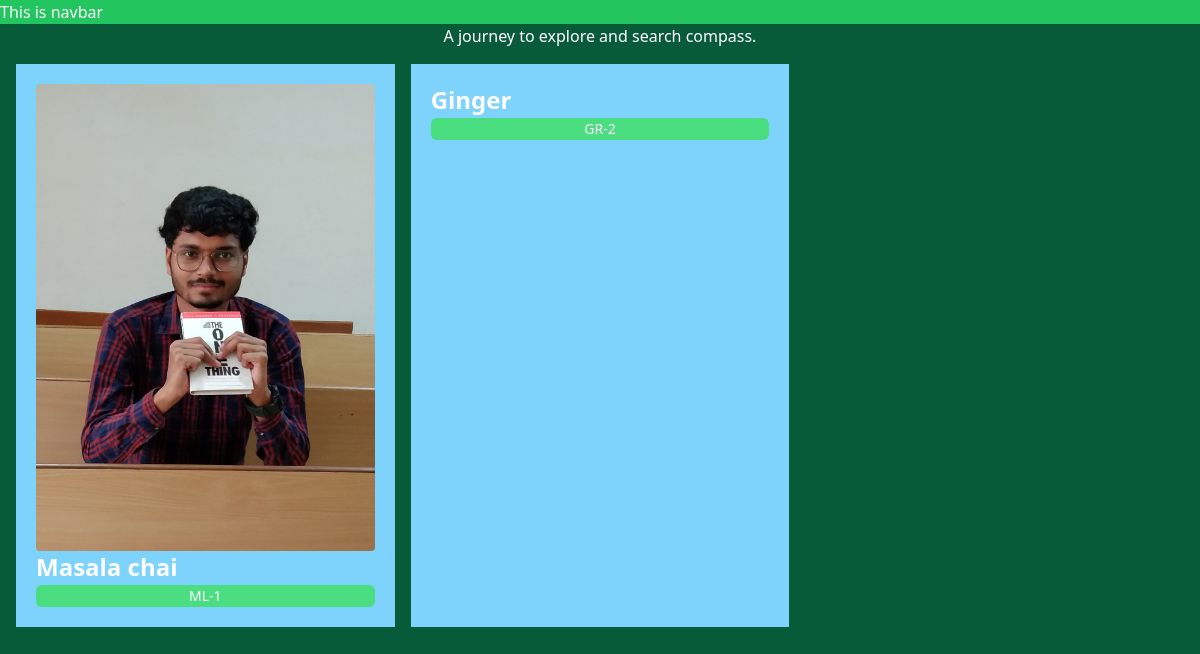
/explore/, run on the app's committed database.
### explore/models.py (models this page shows, shortened)
class ChaiVariety(models.Model):
  CHAI_TYPE_CHOICE=[
    ('ML','MASALA'),
    ('GR','GINGER'),
    ('KL','KIWI'),
    ('PL','PLAIN')
  ]
  name=models.CharField(max_length=100)
  image=models.ImageField(upload_to="chais/")
  date_added=models.DateTimeField(default=timezone.now)
  type=models.CharField(max_length=2,choices=CHAI_TYPE_CHOICE)
  description=models.TextField(default='')

### explore/views.py (the view)
# urls.py: path("",views.compass_search,name='compass_search'),
def compass_search(request):
  chais=ChaiVariety.objects.all()
  return render(request,"explore/compass.html",{'chais':chais})

### explore/templates/explore/compass.html (shortened to what this page needs)
{% extends "layout.html" %}
 {% block content %}
<h1>A journey to explore and search compass.</h1>
<div class="grid grid-cols-3 gap-4 m-4">
  {% for chai in chais %}
  <div class="bg-sky-300 p-5">
    <img class="rounded" src="{{chai.image.url}}" alt="" />
    <h3 class="text-2xl font-bold">{{chai.name}}</h3>
    <a href="{% url 'chai_detail' chai.id %}">
      <button
        class="inline-flex items-center w-full border border-transparent justify-center text-sm font-medium rounded-md text-white bg-green-400 hover:bg-green-500 focus:outline-none focus:ring-2"
      >
        {{chai.type}}-{{chai.id}}
      </button>
    </a>
  </div>
  {% endfor %}
</div>
{% endblock %}

### static/style.css (style rules this page uses)
body { background: rgb(8, 91, 56); color: #ffff; }
h1 { text-align: center; font-size: 2em; }

### data on the page
ChaiVariety: image (picture), name "Masala chai", type "ML", id "1"
ChaiVariety: name "Ginger", type "GR", id "2"
